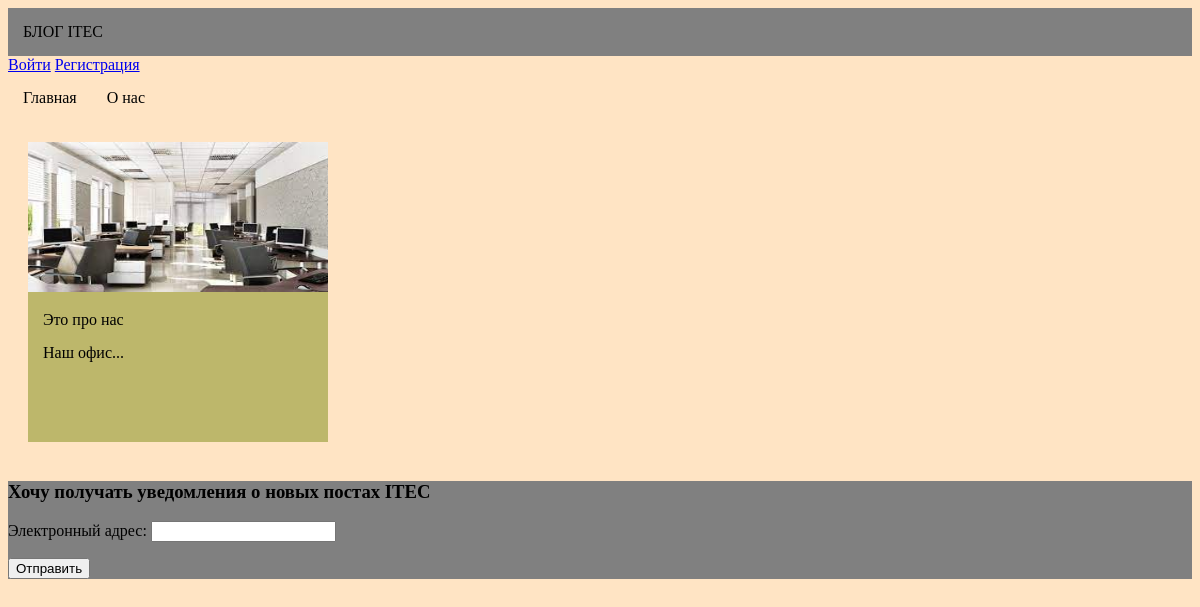
The app's page /, older data.
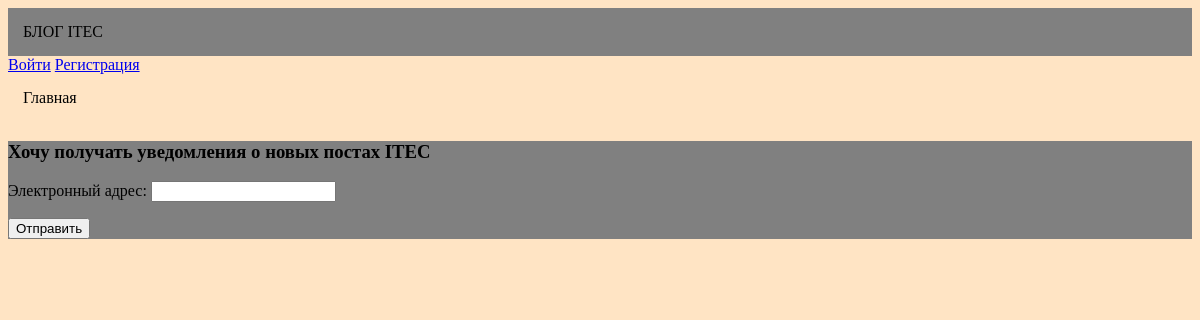
The same page, newer data.
### main/models.py (models this page shows, shortened)
class Category(models.Model):
    title = models.CharField(max_length=200)
    class Meta:
        ordering = ['title']
        verbose_name = 'Категория'
        verbose_name_plural = 'Категории'

class Post(models.Model):
    category = models.ForeignKey('Category', on_delete=models.CASCADE)
    title = models.CharField(max_length=200)
    description = models.TextField()
    briefdescription = models.CharField(max_length=400)
    created = models.DateTimeField(auto_now_add=True)
    updated = models.DateTimeField(auto_now=True)
    image = models.ImageField(upload_to='images', blank=True)
    author = models.CharField(max_length=200, blank=True)
    likes = models.IntegerField(default=0, blank=True)
    views = models.IntegerField(default=0, blank=True)
    class Meta:
        ordering = ['title']
        verbose_name = 'Статья'
        verbose_name_plural = 'Статьи'
    def get_absolute_url(self):
        return reverse('main:post_detail', args=[self.id])

### main/views.py (the view)
# urls.py: path('', start_page, name="start_page"),
def start_page(request):
    categories = Category.objects.all()
    posts = Post.objects.all()
    form = EmailsForm()
    if request.method == 'POST':
        new_email = EmailsForm(request.POST)
        if new_email.is_valid():
            new_email.save()
            return render(request, 'start_page.html', {'categories': categories, 'posts': posts, 'form': form,'message': "Ваш email сохранен!"})
    context = {'categories': categories, 'posts': posts, 'form': form}
    return render(request, 'start_page.html', context)

### main/forms.py
class EmailsForm(forms.ModelForm):
    email = forms.EmailField(required=True, label='Электронный адрес')
    class Meta:
        model = Emails
        fields = ['email']

### main/templates/start_page.html (shortened to what this page needs)
<!DOCTYPE html>
{% load static %}
<html lang="en">
<head>
    <link rel="stylesheet" href="{% static 'css/start_page.css' %}">
</head>
<body>
<main>
    <div style="display: flex; justify-content:flex-start; background-color: grey">
        <a style="padding:15px; text-decoration: none; color:black">БЛОГ ITEC</a>
    </div>
    {% if user.is_authenticated %}
    <div>
        <a href="{% url 'account:profile' %}">Профиль</a>
        <a href="{% url 'account:logout' %}">Выйти</a>
    </div>
    {% else %}
    <div>
        <a href="{% url 'account:login' %}">Войти</a>
        <a href="{% url 'account:register' %}">Регистрация</a>
    </div>
    {% endif %}
    <div style="display: flex; justify-content:flex-start; background-color: bisque">
        <a href="{% url 'main:start_page' %}" style="padding:15px; text-decoration: none; color:black">Главная</a>
        {% for category in categories %}
        <a href="{% url 'main:category_post' category.id %}" style="padding:15px; text-decoration: none; color:black">{{ category.title }}</a>
        {% endfor %}
    </div>
    {% block content %}
    <div style="display: flex; justify-content: flex-start">
        {% for post in posts %}
        <a href="{{ post.get_absolute_url }}" style="text-decoration: none; color: black">
            <div class="item_card" style="width: 300px; height: 300px; margin: 20px; background: darkkhaki;">
                <img src="{{ post.image.url }}" alt="" style="width:300px; height:150px">
                <p style="margin: 15px;">{{ post.title }}</p>
                <p style="margin: 15px;">{{ post.briefdescription }}</p>
            </div>
        </a>
        {% endfor %}
    </div>
    <div>
        <form  style="background-color: grey" action="" method="POST">
            <h3>Хочу получать уведомления о новых постах ITEC</h3>
            {{ form.as_p }}
            <button>Отправить</button>
        </form>
    </div>
    {% endblock %}
</main>
</body>
</html>

Row changes from the older to the newer data that the page shows:
removed Category: title "О нас"
removed Post: image (picture), title "Это про нас", briefdescription "Наш офис..."
